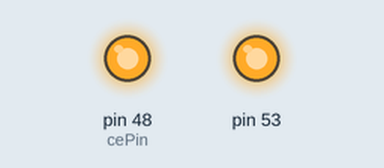
Recording of a sketch running on a simulated Arduino Mega 2560, built with avr-gcc and run on an emulated ATmega2560. Parts: output pins drawn as LEDs (lit = HIGH). Pins used as bus, display or sensor lines are not drawn; what the sketch prints to the serial monitor is not drawn.

Above: at 0.1 s.
Timing chart, 0 to 1.6 s (numbered marks = the images above):
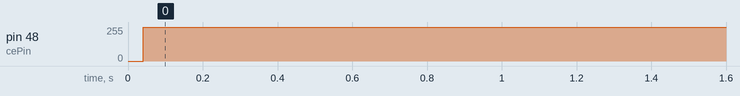

Measured:
- by itself, pin 48 (cePin): 0/255 → 255/255 at 0.04 s

The sketch:

Mobil_prueba1.ino
```cpp
// receptor nrf24l01 con Mirf

#include <SPI.h>
#include <Mirf.h>
#include <nRF24L01.h>
#include <MirfHardwareSpiDriver.h>

int rate[9];
int rate2[9];


void setup(){

  Serial.begin(9600);
  Mirf.cePin = 48;             //ce pin on Mega 2560, REMOVE THIS LINE IF YOU ARE USING AN UNO
  Mirf.csnPin = 49;            //csn pin on Mega 2560, REMOVE THIS LINE IF YOU ARE USING AN UNO
  Mirf.spi = &MirfHardwareSpi;
  Mirf.init();
  Mirf.setRADDR((byte *)"serv1");
  Mirf.payload = sizeof(rate);
  Mirf.config();

}

void loop(){

  Mirf.setRADDR((byte *)"clie1");
  if(Mirf.dataReady()){

  rate[Mirf.payload];
  while(!Mirf.dataReady()){
  }
  Mirf.getData((byte *) &rate);

  Serial.print(rate[0]);
  Serial.print("  ");
  Serial.print(rate[1]);
  Serial.print("  ");
  Serial.print(rate[2]);
  Serial.print("  ");
  Serial.print(rate[3]);
  Serial.print("  ");
  Serial.print(rate[4]);
  Serial.print("  ");
  Serial.print(rate[5]);
  Serial.print("  ");
  Serial.print(rate[6]);
  Serial.print("  ");
  Serial.print(rate[7]);
  Serial.print("  ");
  Serial.println(rate[8]);
  }


  rate2[0]=4500.22;
  rate2[1]=46;
  rate2[2]=47;
  rate2[3]=25;

  rate2[4]=77;
  rate2[5]=76;
  rate2[6]=75;
  rate2[7]=4;
  rate2[8]=0;

  Mirf.setTADDR((byte *)"serv1");

  Mirf.send((byte *) &rate2);

  while(Mirf.isSending()){
  }

  delay(20);


}
```
